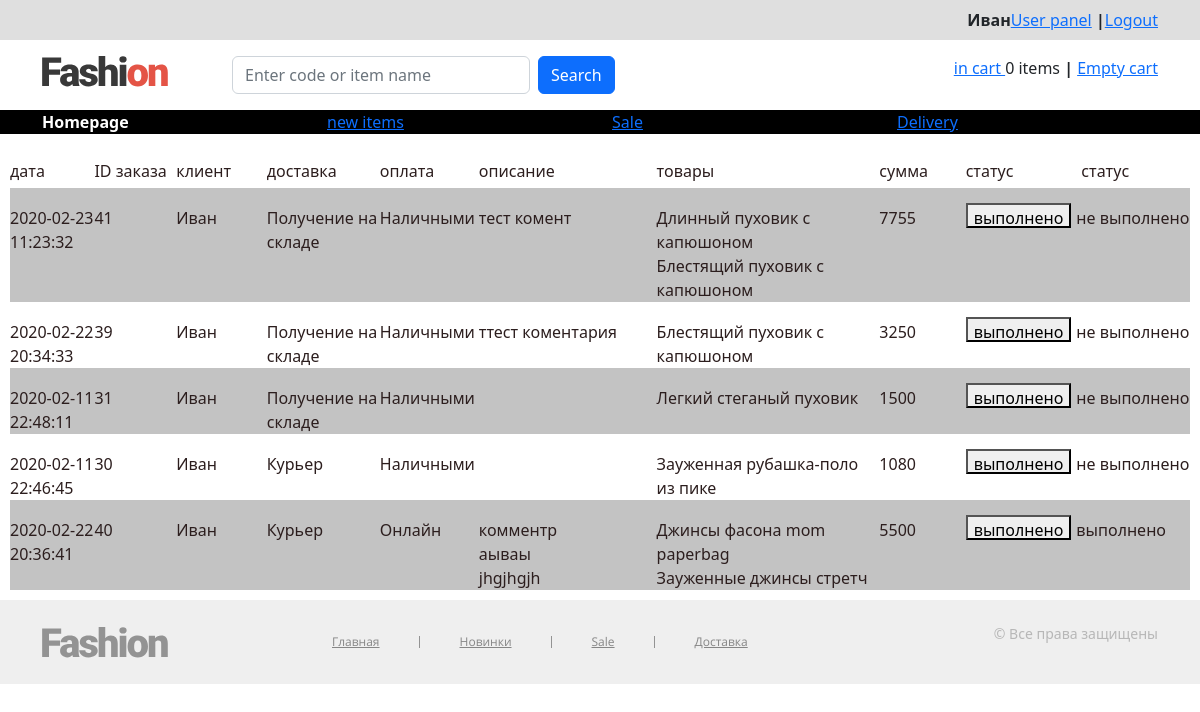
Page /orderslist (signed in) on the committed database.
### tables this page shows
CREATE TABLE `orders` (
  `id` int(11) NOT NULL,
  `userid` int(11) NOT NULL,
  `delivery` varchar(128) NOT NULL,
  `payment` varchar(128) NOT NULL,
  `description` varchar(128) NOT NULL,
  `items` varchar(512) NOT NULL,
  `ammount` int(11) NOT NULL,
  `perf` int(11) NOT NULL,
  `datetime1` datetime NOT NULL
);

CREATE TABLE `users` (
  `id` int(11) NOT NULL,
  `active_flag` tinyint(4) NOT NULL,
  `name` varchar(45) NOT NULL,
  `sur_name` varchar(45) NOT NULL,
  `second_name` varchar(45) NOT NULL,
  `email` varchar(45) NOT NULL,
  `phone` varchar(45) NOT NULL,
  `password` varchar(45) NOT NULL,
  `address` text NOT NULL
);

CREATE TABLE `delivery_types` (
  `id` int(32) NOT NULL,
  `name` varchar(64) NOT NULL
);

CREATE TABLE `payment_types` (
  `id` int(32) NOT NULL,
  `name` varchar(64) NOT NULL
);

CREATE TABLE `items` (
  `id` int(11) NOT NULL,
  `name` varchar(128) NOT NULL,
  `description` text,
  `picture` varchar(128) DEFAULT NULL,
  `new` tinyint(4) DEFAULT NULL,
  `sale` tinyint(4) DEFAULT NULL,
  `price` float NOT NULL,
  `preview` varchar(128) NOT NULL,
  `visible` int(1) NOT NULL
);

### src/application/core/view.php (called while the page is built, shortened)
<?php
class View
{
    function generate($content_view, $template_view = null, $data = null, $title_page = null)
    {
        include 'application/views/' . $template_view;
    }
}

### src/application/controllers/controller_orderslist.php (called while the page is built, shortened)
<?php
class Controller_OrdersList extends Controller {
function __construct()
{
    $this->model = new Model_OrdersList();
}
function action_index()
{
    if ( ($_SESSION['group'] == 1) || ($_SESSION['group'] == 2) ) {
        $data = $this->model->ordersList();
    }
    $this->view->generate('orderslist_view.php', 'template_view.php', $data, 'Администирование');
}
}

### src/application/bootstrap.php (called while the page is built, shortened)
<?php
require_once 'core/view.php';
Route::start();

### src/index.php (called while the page is built, shortened)
<?php
require_once 'application/bootstrap.php';

### src/application/models/model_orderslist.php (called while the page is built, shortened)
<?php
class Model_OrdersList extends Model{
    function ordersList()
    {
        $db = new Database();
        $pdo = $db->getDatabaseError();
        $data = array();
        $arrayItems = $pdo->prepare("SELECT * FROM orders ORDER BY perf, datetime1 DESC;");
        $arrayItems->execute();
        while ($items = $arrayItems->fetch(PDO::FETCH_ASSOC))
            {
                $data[] = [$items['id'],$items['userid'],$items['delivery'],$items['payment'],$items['description'],$items['items'],$items['ammount'],$items['perf'],$items['datetime1']];
            }
        return $data;
    }
    function returnUserName($id)
    {
        $db = new Database();
        $pdo = $db->getDatabaseError();
        $arrayItems = $pdo->prepare("SELECT name FROM users WHERE id=" . $id);
        $arrayItems->execute();
        $items = $arrayItems->fetch(PDO::FETCH_ASSOC);
        return $items['name'];
    }
    function returnItemName($id)
    {
        $db = new Database();
        $pdo = $db->getDatabaseError();
        $arrayItems = $pdo->prepare("SELECT name FROM items WHERE id=" . $id);
        $arrayItems->execute();
        $items = $arrayItems->fetch(PDO::FETCH_ASSOC);
        return $items['name'];
    }
    function returnPaymentType($id)
    {
        $db = new Database();
        $pdo = $db->getDatabaseError();
        $arrayItems = $pdo->prepare("SELECT name FROM payment_types WHERE id=" . $id);
        $arrayItems->execute();
        $items = $arrayItems->fetch(PDO::FETCH_ASSOC);
        return $items['name'];
    }
    function returnDeliveryType($id)
    {
        $db = new Database();
        $pdo = $db->getDatabaseError();
        $arrayItems = $pdo->prepare("SELECT name FROM delivery_types WHERE id=" . $id);
        $arrayItems->execute();
        $items = $arrayItems->fetch(PDO::FETCH_ASSOC);
        return $items['name'];
    }
}

### src/application/views/orderslist_view.php (the view)
<div style="width: 100%; min-height: 275px; padding: 10px;">
<?php
    $this->model = new Model_OrdersList();
?>
<div id="content">
<div style="display: table; margin-top: 10px; color: #2C1E1E;">
    <div style="display: table-row;">
        <div style="margin-left: 10px; width: 90px; display: table-cell;">дата</div>
        <div style="margin-left: 10px; width: 90px; display: table-cell;">ID заказа</div>
        <div style="margin-left: 10px; width: 100px; display: table-cell;">клиент</div>
        <div style="margin-left: 10px; width: 120px; display: table-cell;">доставка</div>
        <div style="margin-left: 10px; width: 100px; display: table-cell;">оплата</div>
        <div style="margin-left: 10px; width: 200px; display: table-cell;">описание</div>
        <div style="margin-left: 10px; width: 250px; display: table-cell;">товары</div>
        <div style="margin-left: 10px; width: 100px; display: table-cell; padding: 5px;">сумма</div>
        <div style="margin-left: 10px; width: 100px; display: table-cell;">статус</div>
        <div style="margin-left: 10px; width: 120px; display: table-cell; padding: 5px;">статус</div>
    </div>
<?php
$rowNumber = 1;
foreach ($data as $value) {
    if ($rowNumber % 2 === 0) {
?>
    <div style="display: table-row;">
    <?php
    } else {
    ?>
    <div style="display: table-row; background-color: #C3C3C3;">
    <?php
    }
    ?>
      <div style="display: table-cell;"><?= $value[8] ?></div>
      <div style="display: table-cell;"><?= $value[0] ?></div>
      <div style="display: table-cell;"><?= $this->model->returnUserName($value[1]); ?></div>
      <div style="display: table-cell;"><?= $this->model->returnDeliveryType($value[2]); ?></div>
      <div style="display: table-cell;"><?= $this->model->returnPaymentType($value[3]); ?></div>
      <div style="display: table-cell;"><?= $value[4] ?></div>
      <div style="display: table-cell;">
          <?php
          foreach (unserialize(base64_decode($value[5])) as $item) {
              echo $this->model->returnItemName($item) . "<br>";
          }
          ?>
      </div>
      <div style="display: table-cell; padding: 5px;"><?= $value[6] ?></div>
      <div style="display: table-cell;"><button  onclick="updateOrder(<?= $value[0] ?>)" class="itemListButton">выполнено</button></div>
      <div style="display: table-cell;" id="OrderStatus<?= $value[0] ?>">
      <?php
      if ($value[7] == 1) {
      ?>
          выполнено
      <?php
      } else {
      ?>
          не выполнено
      <?php
      }
      ?>
    </div>
</div>
<?php
$rowNumber++;
}
?>
</div>
</div>
</div>

### src/css/style.css (style rules this page uses)
body { display: flex; flex-direction: column; margin: 0 auto; min-height: 100vh; font: 16px/22px "Roboto", sans-serif; color: #787B7F; }
.itemListButton { height: 25px; text-align: center; margin-top: 15px; margin-right: 5px; }

### rows in the picture
orders: datetime1 "2020-02-23 11:23:32", id "41", userid.name "Иван", delivery.name "Получение на складе", payment.name "Наличными", description "тест комент", items.name "Длинный пуховик с капюшоном", items.name "Блестящий пуховик с капюшоном", ammount "7755", perf "не выполнено"
orders: datetime1 "2020-02-22 20:34:33", id "39", userid.name "Иван", delivery.name "Получение на складе", payment.name "Наличными", description "ттест коментария", items.name "Блестящий пуховик с капюшоном", ammount "3250", perf "не выполнено"
orders: datetime1 "2020-02-11 22:48:11", id "31", userid.name "Иван", delivery.name "Получение на складе", payment.name "Наличными", items.name "Легкий стеганый пуховик", ammount "1500", perf "не выполнено"
orders: datetime1 "2020-02-11 22:46:45", id "30", userid.name "Иван", delivery.name "Курьер", payment.name "Наличными", items.name "Зауженная рубашка-поло из пике", ammount "1080", perf "не выполнено"
orders: datetime1 "2020-02-22 20:36:41", id "40", userid.name "Иван", delivery.name "Курьер", payment.name "Онлайн", description "комментр аываы jhgjhgjh", items.name "Джинсы фасона mom paperbag", items.name "Зауженные джинсы стретч", ammount "5500", perf "выполнено"

### other values in the picture
$currentLogin "Иван"
